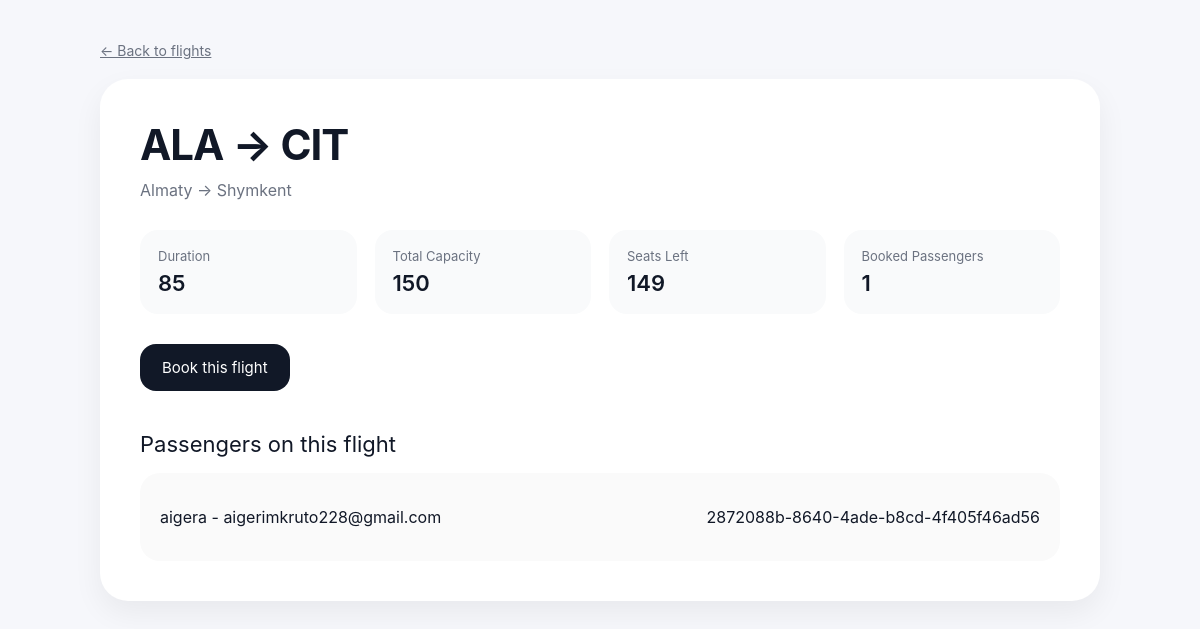
Screenshot of /flight/2/ (signed in) with the database file from the repository.
### flights/models.py (models this page shows, shortened)
class Flight(models.Model):
    origin = models.ForeignKey(
        Airport,
        on_delete=models.CASCADE,
        related_name="departures"
    )
    destination = models.ForeignKey(
        Airport,
        on_delete=models.CASCADE,
        related_name="arrivals"
    )
    duration = models.IntegerField()
    capacity = models.PositiveIntegerField()

class Airport(models.Model):
    code = models.CharField(max_length=3, unique=True)
    city = models.CharField(max_length=64)

class Booking(models.Model):
    passenger = models.ForeignKey(Passenger, on_delete=models.CASCADE, related_name="bookings")
    user = models.ForeignKey(User, on_delete=models.CASCADE, related_name="bookings", null=True, blank=True)
    flight = models.ForeignKey(Flight, on_delete=models.CASCADE, related_name="bookings")
    booking_code = models.UUIDField(default=uuid.uuid4, unique=True, editable=False)

class Passenger(models.Model):
    name = models.CharField(max_length=32)
    email = models.EmailField(unique=True)

### flights/views.py (the view)
# urls.py: path("flight/<int:flight_id>/", views.flight, name="flight"),
def flight(request, flight_id):
    flight = get_object_or_404(Flight, pk=flight_id)
    booked_passengers = flight.bookings.count()
    seats_left = flight.capacity - booked_passengers
    can_view_passengers = request.user.is_authenticated and request.user.is_staff
    return render(request, "flights/flight.html", {
        "flight": flight,
        "seats_left": seats_left,
        "booked_passengers": booked_passengers,
        "can_view_passengers": can_view_passengers,
    })

### flights/templates/flights/flight.html (shortened to what this page needs)
{% load static %}
<!DOCTYPE html>
<html lang="en">
<head>
    <link rel="stylesheet" href="{% static 'flights/flight.css' %}">
</head>
<body>
<div class="container">
<a href="{% url 'index' %}" class="back">← Back to flights</a>
<div class="flight-card">
<div class="route">
{{ flight.origin.code }} → {{ flight.destination.code }}
</div>
<div class="cities">
{{ flight.origin.city }} → {{ flight.destination.city }}
</div>
<div class="info-grid">
<div class="info-box">
<div class="label">Duration</div>
<div class="value">{{ flight.duration }}</div>
</div>
<div class="info-box">
<div class="label">Total Capacity</div>
<div class="value">{{ flight.capacity }}</div>
</div>
<div class="info-box">
<div class="label">Seats Left</div>
<div class="value">{{ seats_left }}</div>
</div>
<div class="info-box">
<div class="label">Booked Passengers</div>
<div class="value">{{ booked_passengers }}</div>
</div>
</div>
<a href="{% url 'book_flight' flight.id %}" class="book-btn">Book this flight</a>
{% if can_view_passengers %}
    <div class="section-title">
    Passengers on this flight
    </div>
    <div class="passenger-list">
    {% for booking in flight.bookings.all %}
    <div class="passenger">
        <div>{{ booking.passenger.name }} - {{ booking.passenger.email }}</div>
        <div>{{ booking.booking_code }}</div>
    </div>
    {% empty %}
    <p>No passengers yet</p>
    {% endfor %}
    </div>
{% endif %}
</div>
</div>
</body>
</html>

### flights/static/flights/flight.css (style rules this page uses)
* { margin:0; padding:0; box-sizing:border-box; }
body { font-family: Inter, Arial, sans-serif; background:#f6f7fb; color:#111827; }
.container { width:90%; max-width:1000px; margin:auto; padding:40px 0; }
.back { display:inline-block; margin-bottom:20px; color:#6b7280; font-size:14px; }
.flight-card { background:white; border-radius:28px; padding:40px; box-shadow:0 12px 30px rgba(0,0,0,0.06); }
.route { font-size:42px; font-weight:700; letter-spacing:-1px; margin-bottom:10px; }
.cities { color:#6b7280; margin-bottom:30px; font-size:16px; }
.info-grid { display:grid; grid-template-columns:repeat(auto-fit,minmax(180px,1fr)); gap:18px; margin-bottom:30px; }
.info-box { background:#f9fafb; border-radius:18px; padding:18px; }
.label { font-size:13px; color:#6b7280; margin-bottom:6px; }
.value { font-size:22px; font-weight:600; }
.book-btn { display:inline-block; padding:14px 22px; background:#111827; color:white; border-radius:16px; text-decoration:none; font-size:15px; margin-bottom:40px; }
.section-title { font-size:22px; margin-bottom:16px; }
.passenger-list { background:#fafafa; border-radius:20px; padding:20px; }
.passenger { display:flex; justify-content:space-between; padding:14px 0; border-bottom:1px solid #eceff3; }
.passenger:last-child { border-bottom:none; }

### rows the page displays
Flight: origin.code "ALA", destination.code "CIT", origin.city "Almaty", destination.city "Shymkent", duration "85", capacity "150"
Booking: passenger.name "aigera", passenger.email "aigerimkruto228@gmail.com", booking_code "2872088b-8640-4ade-b8cd-4f405f46ad56"

### other values shown
{{ seats_left }} "149"
{{ booked_passengers }} "1"
